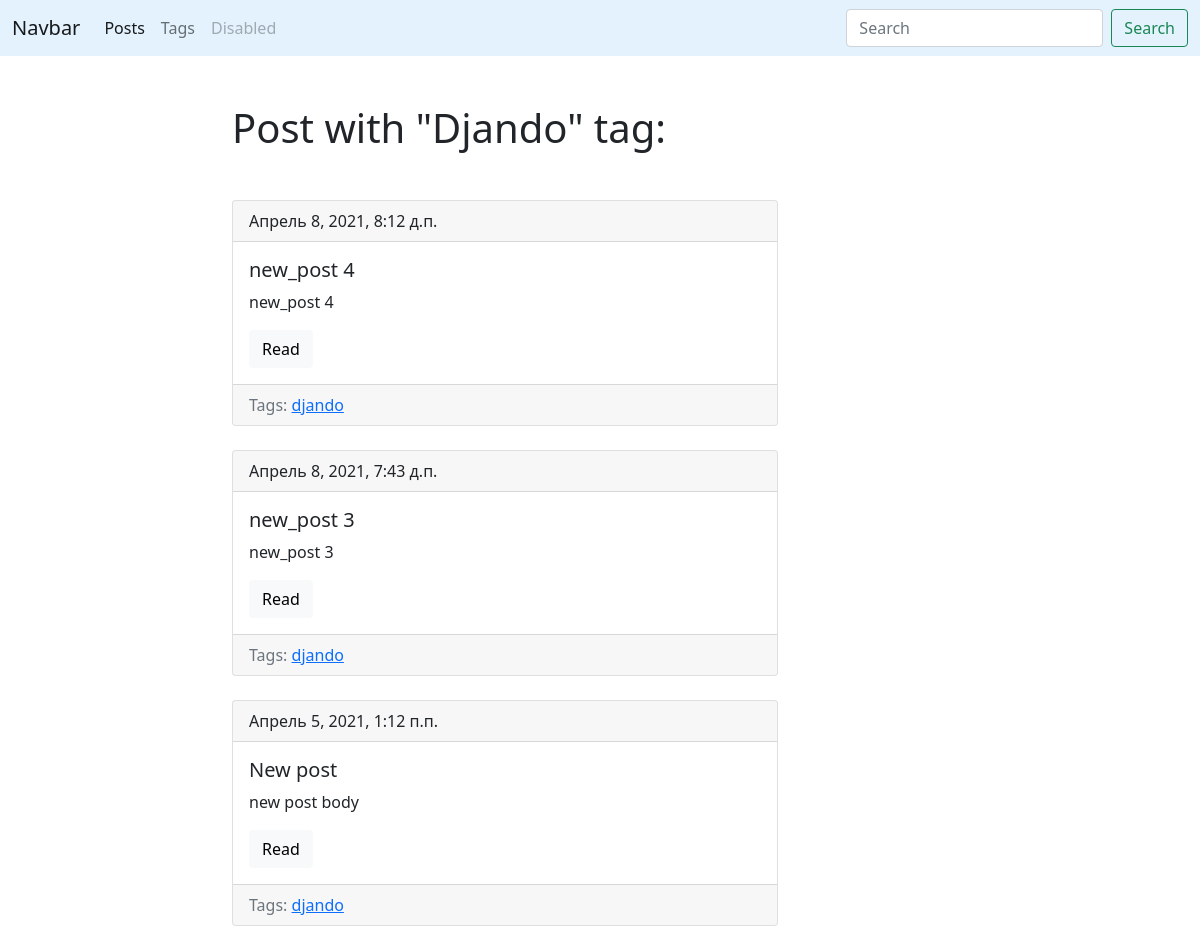
Screenshot of /blog/tag/django/ with the database file from the repository.
### blog/models.py (models this page shows, shortened)
class Tag(models.Model):
    title = models.CharField(max_length=50)
    slug = models.SlugField(max_length=50, unique=True)
    def get_absolute_url(self):
        return reverse('tag_detail_url', kwargs={'slug': self.slug})
    class Meta:
        ordering = ['title']

class Post(models.Model):
    title = models.CharField(max_length=150, db_index=True)
    slug = models.SlugField(max_length=150, blank=True, unique=True)
    body = models.TextField(blank=True, db_index=True)
    tags = models.ManyToManyField('Tag', blank=True, related_name='posts')
    date_pab = models.DateTimeField(auto_now_add=True)
    def get_absolute_url(self):
        return reverse('post_detail_url', kwargs={'slug': self.slug})
    class Meta:
        ordering = ['-date_pab']

### blog/views.py (the view)
# urls.py: path('tag/<str:slug>/', TagDetail.as_view(), name='tag_detail_url'),
class TagDetail(ObjectDetailMixin, View):
    model = Tag
    template = 'blog/tag_detail.html'

### blog/utils.py (called while the page is built)
    def get(self, request, slug):
        obj = get_object_or_404(self.model, slug__iexact=slug)
        return render(request, self.template, context={
            self.model.__name__.lower(): obj,
            'admin_object': obj,
            'detail': True
            }
        )

### blog/templates/blog/tag_detail.html (shortened to what this page needs)
{% extends 'blog/base_blog.html' %}
{% block content %}
    <h1 class="mb-5">Post with "{{ tag.title|title }}" tag:</h1>
    {% for post in tag.posts.all %}
        {% include 'blog/includes/post_card_template.html' %}
    {% endfor %}
{% endblock %}

### blog/templates/blog/base_blog.html (shortened to what this page needs)
{% extends 'base.html' %}

### templates/base.html (shortened to what this page needs)
{% load static %}
<!DOCTYPE html>
<html lang="en">
<head>
  <link rel="stylesheet" href="https://cdn.jsdelivr.net/npm/bootstrap@5.0.0-beta3/dist/css/bootstrap.min.css"
>
  <link rel="stylesheet" href="{% static '/css/styles.css' %}">
</head>
<body>
  <nav class="navbar navbar-expand-lg navbar-light" style="background-color: #e3f2fd;">
    <div class="container-fluid">
      <a class="navbar-brand" href="#">Navbar</a>
      <div class="collapse navbar-collapse" id="navbarSupportedContent">
        <ul class="navbar-nav me-auto mb-2 mb-lg-0">
          <li class="nav-item">
            <a class="nav-link active" aria-current="page" href="{% url 'posts_list_url' %}">Posts</a>
          </li>
          <li class="nav-item">
            <a class="nav-link" href="{% url 'tags_list_url' %}">Tags</a>
          </li>
          <li class="nav-item">
            <a class="nav-link disabled" href="#" tabindex="-1" aria-disabled="true">Disabled</a>
          </li>
        </ul>
        <form class="d-flex" action="{% url 'posts_list_url' %}">
          <input class="form-control me-2" type="search" placeholder="Search" aria-label="Search" name='search'>
          <button class="btn btn-outline-success" type="submit">Search</button>
        </form>
      </div>
    </div>
  </nav>
  <div class="container mt-5">
    <div class="row">
      <div class="col-6 offset-md-2">
        {% block content %}{% endblock %}
      </div>
    </div>
  </div>
</body>
</html>

### blog/templates/blog/includes/post_card_template.html
<div class="card mb-4">
    <div class="card-header">
        {{ post.date_pab }}
    </div>
    <div class="card-body">
          <h5 class="card-title">{{ post.title }}</h5>
          <p class="card-text">{{ post.body|truncatewords:15 }}</p>
          <a href="{{ post.get_absolute_url }}" class="btn btn-light">Read</a>
    </div>
    <div class="card-footer text-muted">
    Tags:
    {% for tag in post.tags.all %}
        <a href="{{ tag.get_absolute_url }}">{{ tag.title }}</a>
    {% endfor %}
  </div>
</div>

### rows the page displays
Tag: title "Djando", title "djando"
Post: date_pab "Апрель 8, 2021, 8:12 д.п.", title "new_post 4", body "new_post 4"
Post: date_pab "Апрель 8, 2021, 7:43 д.п.", title "new_post 3", body "new_post 3"
Post: date_pab "Апрель 5, 2021, 1:12 п.п.", title "New post", body "new post body"
